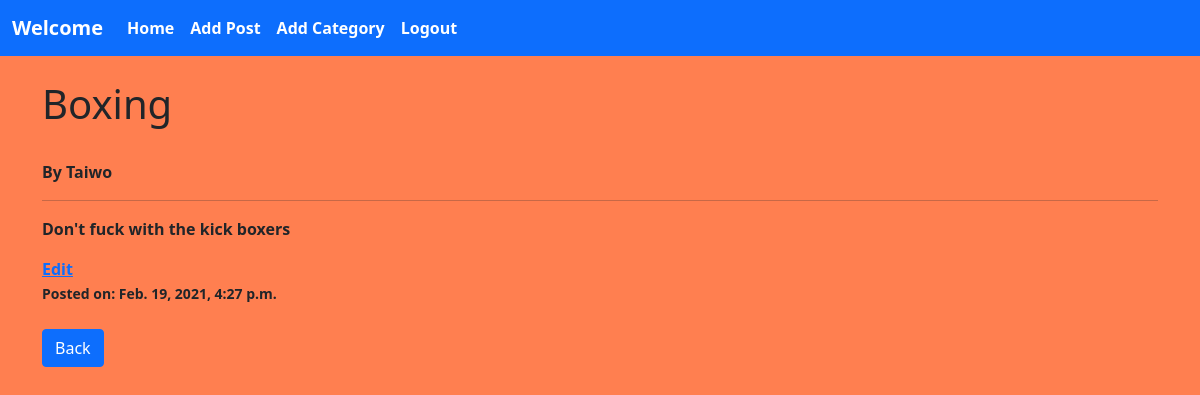
Page /article/3/ (signed in) on the committed database.
### blogs/models.py (models this page shows, shortened)
class Post(models.Model):
    title = models.CharField(max_length=225)
    author = models.ForeignKey(User, on_delete= models.CASCADE)
    body = models.TextField()
    category = models.CharField(max_length=255, default='sport')
    date_uploaded= models.DateTimeField(default= timezone.now)
    class Meta:
        verbose_name = 'Post'
        verbose_name_plural = 'Posts'

### blogs/views.py (the view)
# urls.py: path('article/<int:pk>/', ArticleDetailView.as_view(), name='article'),
class ArticleDetailView(DetailView):
    model = Post
    template_name = "article.html"

### blogs/templates/article.html (shortened to what this page needs)
{% extends 'base.html' %}
{% block content %}
{% if user.is_authenticated %}
    <h1>{{ post.title }}</h1><br>
    By {{post.author|title}}
    <hr>
    <p>{{post.body}}</p>
    <a href="{% url 'blog:edit_post' post.pk %}">Edit</a>
    <br>
    <small>
        Posted on: {{post.date_uploaded}}
    </small>
    <br>
    <br>
    <a href=" {% url 'blog:home' %} " class="btn btn-primary">Back</a>
{% else %}
<h2>Page closed</h2>
<hr>
<p>Please <a href="{% url 'users:registration' %}">Sign Up</a> or <a href="{% url 'users:login' %}">Login</a></p>
{% endif %}
{% endblock content %}

### blogs/styles/index.css (style rules this page uses)
body { background : red; }

### rows in the picture
Post: title "Boxing", author "Taiwo", body "Don't fuck with the kick boxers", date_uploaded "Feb. 19, 2021, 4:27 p.m."
